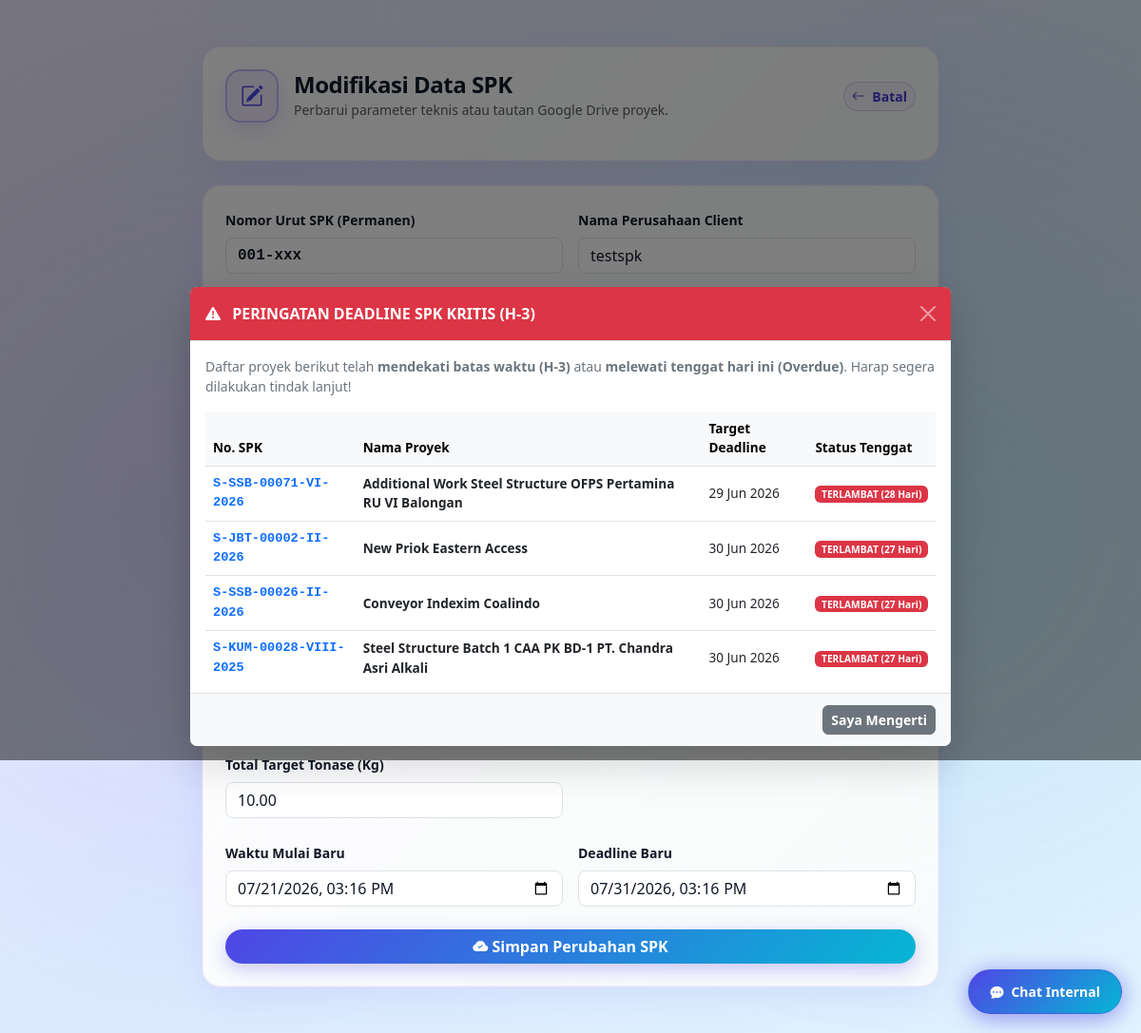
Screenshot of /admin/edit_spk?id=39 (signed in) with the database file from the repository.
### tables this page shows
CREATE TABLE `spk` (
  `id_spk` int(11) NOT NULL,
  `no_spk` varchar(50) NOT NULL,
  `nama_proyek` varchar(150) NOT NULL,
  `nama_client` varchar(150) DEFAULT NULL,
  `deskripsi_tugas` text NOT NULL,
  `tingkat_urgensi` enum('Normal','High','Urgent') NOT NULL DEFAULT 'Normal',
  `total_tonase` decimal(15,2) NOT NULL DEFAULT 0.00,
  `deadline` datetime DEFAULT NULL,
  `status` enum('Pending','On Progress','Paused','Completed') NOT NULL DEFAULT 'Pending',
  `tgl_input` datetime NOT NULL DEFAULT current_timestamp(),
  `tgl_mulai` datetime DEFAULT NULL,
  `tgl_selesai` datetime DEFAULT NULL,
  `id_admin` int(11) NOT NULL,
  `id_drafter` int(11) DEFAULT NULL,
  `link_drive` text DEFAULT NULL
);

### admin/edit_spk.php (the view, shortened to what this page needs)
<?php
require '../config.php';
$id = isset($_GET['id']) ? intval($_GET['id']) : 0;
$query_spk = $conn->query("SELECT * FROM spk WHERE id_spk = $id");
$spk = $query_spk->fetch_assoc();
?>
<!DOCTYPE html>
<html lang="id">
<head>
    <link href="../bootstrap.min.css" rel="stylesheet">
    <link href="../bootstrap-icons.min.css" rel="stylesheet">
</head>
<body>
<div class="container my-5" style="max-width: 800px; position: relative; z-index: 10;">
    <div class="glass-card p-4 mb-4">
        <div class="d-flex justify-content-between align-items-center mb-3">
            <div class="d-flex align-items-center gap-3">
                <div class="icon-glow-container icon-glow-blue">
                    <i class="bi bi-pencil-square"></i>
                </div>
                <div>
                    <h4 class="fw-bold text-gray-900 m-0" style="letter-spacing: -0.5px;">Modifikasi Data SPK</h4>
                    <span class="text-muted small">Perbarui parameter teknis atau tautan Google Drive proyek.</span>
                </div>
            </div>
            <a href="detail_spk?id=<?= $id; ?>" class="btn btn-sm btn-outline-secondary rounded-pill px-3.5 fw-semibold">
                <i class="bi bi-arrow-left me-1"></i> Batal
            </a>
        </div>
    </div>
    <div class="glass-card p-4">
        <form action="" method="POST">
            <div class="row g-3 mb-3">
                <div class="col-sm-6 col-12">
                    <label class="form-label fw-semibold text-gray-900 small">Nomor Urut SPK (Permanen)</label>
                    <input type="text" class="form-control bg-white font-monospace fw-bold rounded-3" value="<?= $spk['no_spk']; ?>" readonly>
                </div>
                <div class="col-sm-6 col-12">
                    <label class="form-label fw-semibold text-gray-900 small">Nama Perusahaan Client</label>
                    <input type="text" name="nama_client" class="form-control rounded-3" value="<?= htmlspecialchars($spk['nama_client']); ?>" required>
                </div>
            </div>
            <div class="mb-3">
                <label class="form-label fw-semibold text-gray-900 small">Nama Proyek Konstruksi</label>
            </div>
            <div class="mb-3">
                <label class="form-label fw-semibold text-gray-900 small">Uraian / Deskripsi Penjelasan Tugas</label>
            </div>
            <div class="mb-3 p-3 rounded-3 border" style="background: rgba(16, 185, 129, 0.08); border-color: #10b981 !important;">
                <label class="form-label fw-semibold text-gray-900 small mb-1"><i class="bi bi-google text-success me-1"></i> Link Folder Google Drive (Aset / Referensi)</label>
                <div class="form-text small" style="font-size: 11px;">Bisa diperbarui atau diubah kapan saja mengikuti pembaruan dari klien.</div>
            </div>
            <div class="row g-3 mb-3">
                <div class="col-sm-6 col-12">
                    <label class="form-label fw-semibold text-gray-900 small">Status Kontrol Produksi</label>
                    <div class="form-text text-danger mt-1" style="font-size: 11px; line-height: 1.3;">
                        <i class="bi bi-exclamation-triangle-fill me-1"></i> Jika status diubah kembali ke <b>On Progress</b>, proyek otomatis aktif lagi di dashboard drafter.
                    </div>
                </div>
                <div class="col-sm-6 col-12">
                    <label class="form-label fw-semibold text-gray-900 small">Tingkat Urgensi</label>
                </div>
            </div>
            <div class="row g-3 mb-4">
                <div class="col-sm-6 col-12">
                    <label class="form-label fw-semibold text-gray-900 small">Total Target Tonase (Kg)</label>
                    <input type="number" name="total_tonase" class="form-control rounded-3" value="<?= $spk['total_tonase']; ?>" min="0" step="0.01" required>
                </div>
                <div class="col-sm-6 col-12"></div>
            </div>
            <div class="row g-3 mb-4">
                <div class="col-sm-6 col-12">
                    <label class="form-label fw-semibold text-gray-900 small">Waktu Mulai Baru</label>
                    <input type="datetime-local" name="tgl_mulai" class="form-control rounded-3" value="<?= $spk['tgl_mulai'] ? date('Y-m-d\TH:i', strtotime($spk['tgl_mulai'])) : ''; ?>" required>
                </div>
                <div class="col-sm-6 col-12">
                    <label class="form-label fw-semibold text-gray-900 small">Deadline Baru</label>
                    <input type="datetime-local" name="deadline" class="form-control rounded-3" value="<?= $spk['deadline'] ? date('Y-m-d\TH:i', strtotime($spk['deadline'])) : ''; ?>" required>
                </div>
            </div>
            <button type="submit" name="ubah" class="btn btn-grad-blue w-100 fw-semibold py-2.5 rounded-pill shadow-sm">
                <i class="bi bi-cloud-check-fill me-1.5"></i> Simpan Perubahan SPK
            </button>
        </form>
    </div>
</div>
<?php include '../chat_and_alert_component.php'; ?>
</body>
</html>

### chat_and_alert_component.php (shortened to what this page needs)
<?php
$where_kritis = "WHERE spk.status IN ('Pending', 'On Progress', 'Paused')
                 AND DATEDIFF(spk.deadline, CURDATE()) <= 3";
$query_alert = "SELECT spk.id_spk, spk.no_spk, spk.nama_proyek, spk.deadline, spk.status, spk.tingkat_urgensi,
                       DATEDIFF(spk.deadline, CURDATE()) AS sisa_hari
                FROM spk $where_kritis ORDER BY sisa_hari ASC";
$list_alert = $conn->query($query_alert);
$total_kritis = $list_alert ? $list_alert->num_rows : 0;
?>
<?php if ($total_kritis > 0) : ?>
<div class="modal fade" id="modalDeadlineAlert" data-bs-backdrop="static" tabindex="-1" aria-hidden="true">
    <div class="modal-dialog modal-dialog-centered modal-lg">
        <div class="modal-content border-0 shadow-lg">
            <div class="modal-header bg-danger text-white">
                <h5 class="modal-title fw-bold fs-6">
                    <i class="bi bi-exclamation-triangle-fill me-2"></i> PERINGATAN DEADLINE SPK KRITIS (H-3)
                </h5>
                <button type="button" class="btn-close btn-close-white" data-bs-dismiss="modal" aria-label="Close"></button>
            </div>
            <div class="modal-body p-3">
                <p class="text-secondary small mb-3">
                    Daftar proyek berikut telah <strong>mendekati batas waktu (H-3)</strong> atau <strong>melewati tenggat hari ini (Overdue)</strong>. Harap segera dilakukan tindak lanjut!
                </p>
                <div class="table-responsive" style="max-height: 280px;">
                    <table class="table table-hover align-middle mb-0" style="font-size: 0.85rem;">
                        <thead class="table-light">
                            <tr>
                                <th>No. SPK</th>
                                <th>Nama Proyek</th>
                                <th>Target Deadline</th>
                                <th>Status Tenggat</th>
                            </tr>
                        </thead>
                        <tbody>
                            <?php while ($row_alert = $list_alert->fetch_assoc()) :
                                $sisa = (int)$row_alert['sisa_hari'];
                                if ($sisa < 0) {
                                    $status_lbl = "<span class='badge bg-danger'>TERLAMBAT (" . abs($sisa) . " Hari)</span>";
                                } elseif ($sisa == 0) {
                                    $status_lbl = "<span class='badge bg-danger text-white fw-bold'>HARI INI DEADLINE!</span>";
                                } else {
                                    $status_lbl = "<span class='badge bg-warning text-dark'>Sisa $sisa Hari</span>";
                                }
                                $detail_link = "detail_spk?id=";
                            ?>
                                <tr>
                                    <td class="font-monospace fw-bold text-primary">
                                        <a href="<?= $detail_link . $row_alert['id_spk']; ?>" class="text-decoration-none"><?= $row_alert['no_spk']; ?></a>
                                    </td>
                                    <td class="fw-semibold text-dark"><?= htmlspecialchars($row_alert['nama_proyek']); ?></td>
                                    <td><?= date('d M Y', strtotime($row_alert['deadline'])); ?></td>
                                    <td><?= $status_lbl; ?></td>
                                </tr>
                            <?php endwhile; ?>
                        </tbody>
                    </table>
                </div>
            </div>
            <div class="modal-footer bg-light py-2">
                <button type="button" class="btn btn-secondary btn-sm rounded-2 fw-semibold" data-bs-dismiss="modal">Saya Mengerti</button>
            </div>
        </div>
    </div>
</div>
<?php endif; ?>
<button class="chat-dock-trigger" id="btnOpenChat">
    <i class="bi bi-chat-dots-fill"></i>
    <span>Chat Internal</span>
</button>

### admin/edit_spk.php (style rules this page uses)
:root { --primary-indigo: #4F46E5; --primary-indigo-light: #6366F1; --primary-indigo-dark: #4338CA; --secondary-cyan: #06B6D4; --secondary-sky: #0EA5E9; --secondary-purple: #9333EA; --gray-50: #F9FAFB; --gray-100: #F3F4F6; --gray-900: #111827; --orange-accent: #EA580C; --amber-accent: #F59E0B; }
body { font-family: system-ui, -apple-system, "Segoe UI", Roboto, sans-serif; background: linear-gradient(135deg, #EDE9FE 0%, #DBEAFE 50%, #E0F2FE 100%) !important; background-attachment: fixed !important; color: var(--gray-900); min-height: 100vh; position: relative; overflow-x: hidden; }
body::before { content: ''; position: fixed; inset: 0; background: radial-gradient(circle at 20% 50%, rgba(147, 51, 234, 0.1) 0%, transparent 50%), radial-gradient(circle at 80% 50%, rgba(6, 182, 212, 0.1) 0%, transparent 50%); pointer-events: none; z-index: 1; }
body::after { content: ''; position: fixed; inset: 0; background-image: radial-gradient(circle, rgba(79, 70, 229, 0.05) 1px, transparent 1px); background-size: 30px 30px; opacity: 0.4; pointer-events: none; z-index: 2; }
.glass-card { position: relative; z-index: 10; background: linear-gradient(135deg, rgba(255, 255, 255, 0.95) 0%, rgba(249, 250, 251, 0.98) 100%) !important; backdrop-filter: blur(20px) saturate(180%) !important; border: 1px solid rgba(79, 70, 229, 0.15) !important; border-radius: 20px !important; box-shadow: 0 12px 40px -8px rgba(79, 70, 229, 0.12), 0 0 0 1px rgba(79, 70, 229, 0.05) inset !important; transition: all 0.35s cubic-bezier(0.4, 0, 0.2, 1); overflow: hidden; }
.icon-glow-container { width: 56px; height: 56px; border-radius: 16px; display: inline-flex; align-items: center; justify-content: center; font-size: 1.5rem; flex-shrink: 0; transition: all 0.35s cubic-bezier(0.4, 0, 0.2, 1); position: relative; }
.icon-glow-blue { background: linear-gradient(135deg, rgba(79, 70, 229, 0.1) 0%, rgba(147, 51, 234, 0.1) 100%) !important; color: var(--primary-indigo) !important; border: 2px solid rgba(79, 70, 229, 0.3) !important; box-shadow: 0 8px 24px -4px rgba(79, 70, 229, 0.2) !important; }
.btn-grad-blue { background: linear-gradient(135deg, var(--primary-indigo) 0%, var(--secondary-cyan) 100%) !important; color: white !important; border: none !important; box-shadow: 0 6px 20px rgba(79, 70, 229, 0.3) !important; transition: all 0.3s ease; }
.btn-outline-secondary { border: 1.5px solid rgba(148, 163, 184, 0.4) !important; color: var(--primary-indigo-dark) !important; background: rgba(79, 70, 229, 0.05); }
.form-control, .form-select { color: var(--gray-900) !important; background-color: #ffffff !important; }
.form-label { color: var(--gray-900) !important; }
.form-text { color: #6b7280 !important; }

### chat_and_alert_component.php (style rules this page uses)
.chat-dock-trigger { position: fixed; bottom: 20px; right: 20px; z-index: 1040; background: linear-gradient(135deg, #4F46E5 0%, #06B6D4 100%); color: #fff; border: 1.5px solid rgba(79, 70, 229, 0.4); border-radius: 50px; padding: 12px 22px; box-shadow: 0 6px 24px rgba(79, 70, 229, 0.4), 0 0 20px rgba(79, 70, 229, 0.2); font-weight: 600; font-size: 0.875rem; cursor: pointer; transition: all 0.3s cubic-bezier(0.4, 0, 0.2, 1); display: flex; align-items: center; gap: 8px; }

### rows the page displays
spk: no_spk "001-xxx", nama_client "testspk", total_tonase "10.00", tgl_mulai "07/21/2026 15:16", deadline "07/31/2026 15:16"
spk: no_spk "S-SSB-00071-VI-2026", nama_proyek "Additional Work Steel Structure OFPS Pertamina RU VI Balongan", deadline "29 Jun 2026", sisa "28"
spk: no_spk "S-JBT-00002-II-2026", nama_proyek "New Priok Eastern Access", deadline "30 Jun 2026", sisa "27"
spk: no_spk "S-SSB-00026-II-2026", nama_proyek "Conveyor Indexim Coalindo", deadline "30 Jun 2026", sisa "27"
spk: no_spk "S-KUM-00028-VIII-2025", nama_proyek "Steel Structure Batch 1 CAA PK BD-1 PT. Chandra Asri Alkali", deadline "30 Jun 2026", sisa "27"
